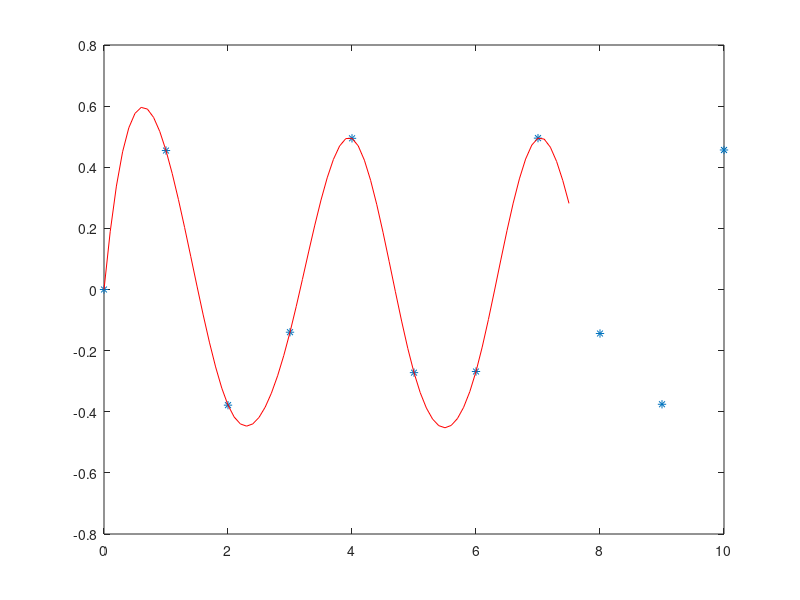

The MATLAB source for this figure:
clear all
x = 0:10;
y = cos(x).*sin(x);
xx = 0:0.1:7.5;
yy=interp1(x,y,xx,'spline');
grid on
plot(x,y,'*',xx,yy,'-r')